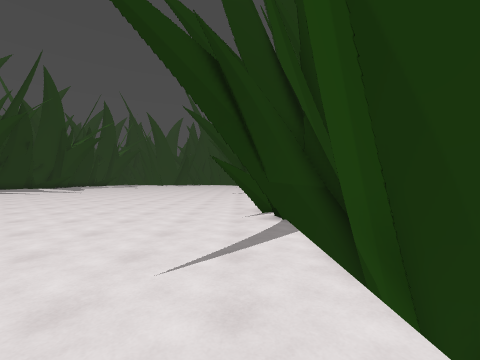
[1] (above)

16 first-person views from a walk through a level from a Godot 3-D game. The camera is 1.5 m above the floor, looks level and sees 90° across. The floor is counted in squares, 1.76 m on a side. Each view is taken from the middle of a square. On the plan, view 1 faces up. The plan holds only what a view shows up to about 10 squares ahead; the rest is blank. The place goes on beyond the plan.

[2]
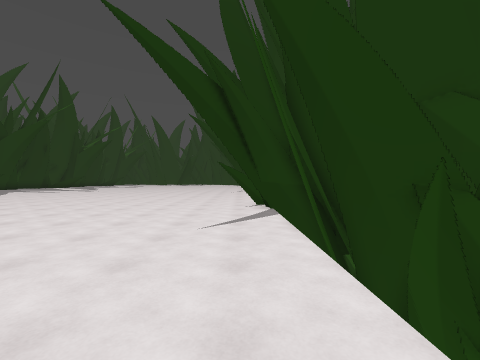

[3]
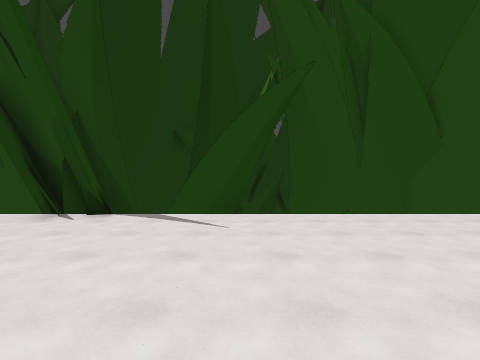

[4]
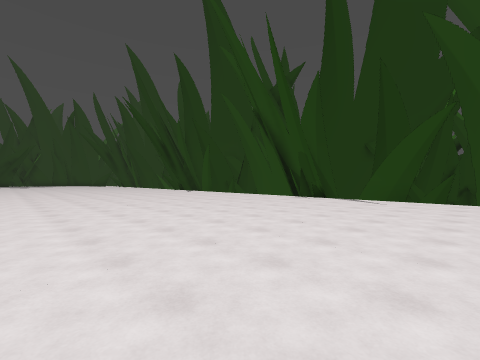

[5]
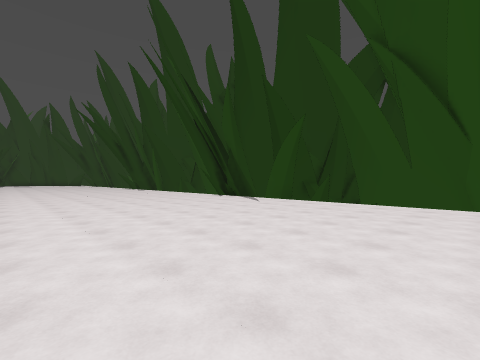

[6]
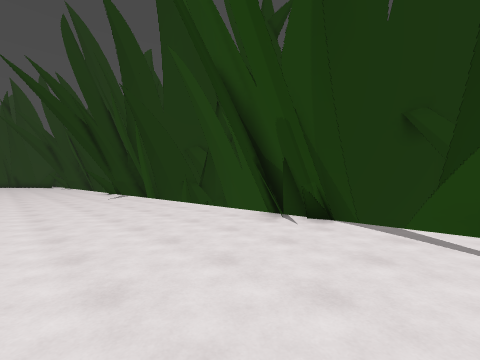

[7]
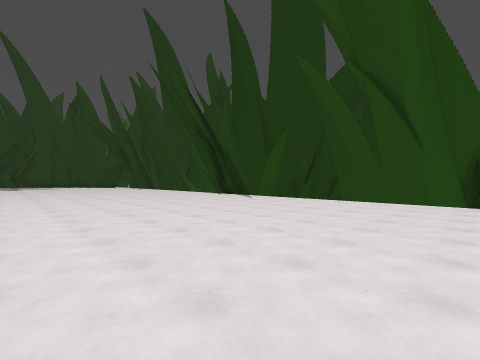

[8]
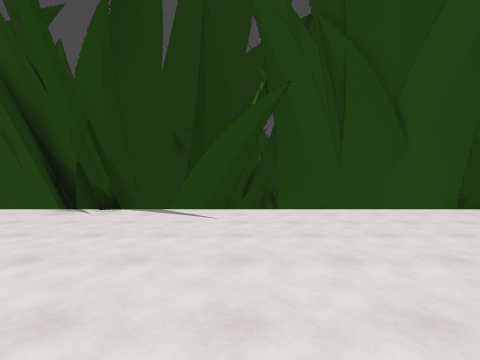

[9]
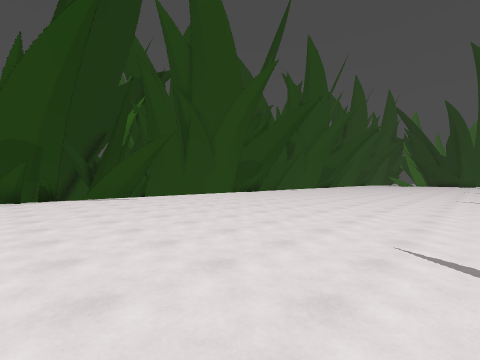

[10]
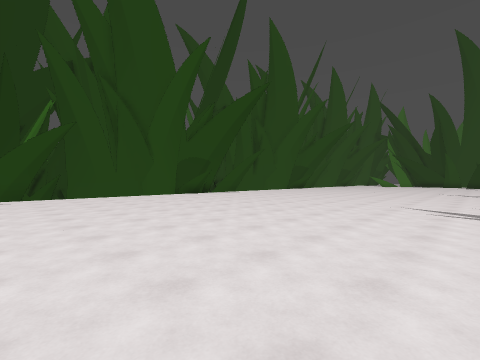

[11]
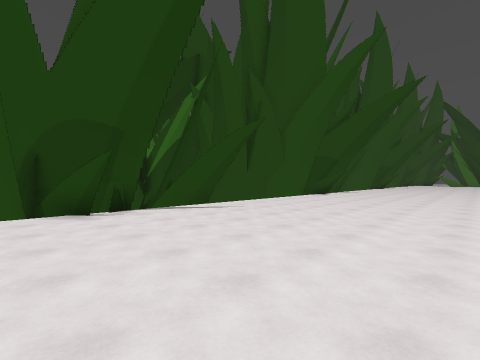

[12]
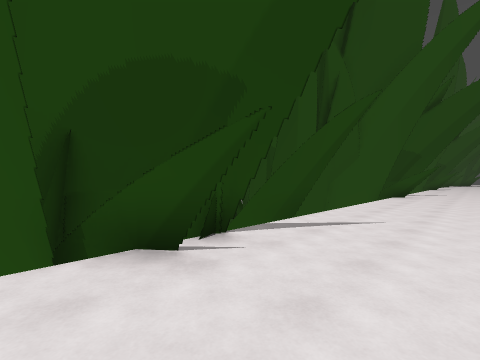

[13]
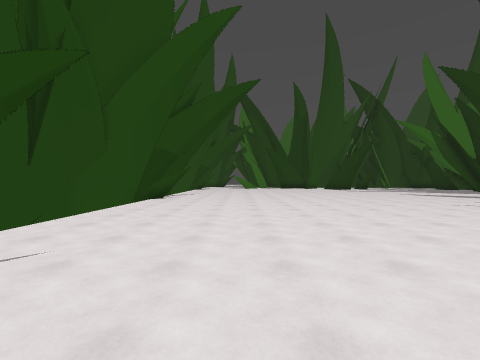

[14]
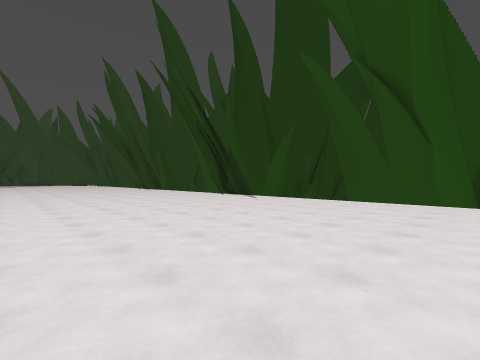

[15]
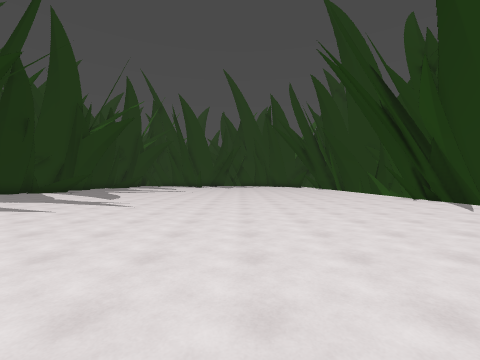

[16]
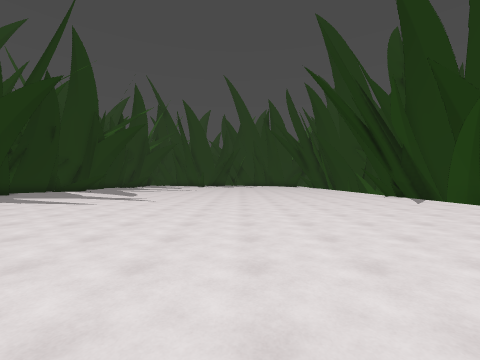

### Floor plan
Key: @ floor where view 1 was taken; # wall or solid block; x gap in a wall; . floor; = window, fence, low wall or low ledge; v drop or lower ground.
Columns run from 16 left of view 1 to 3 right of it. Each row starts with its distance up from view 1.
 20        .. ......
 19      ...........#
 18 ................##
 17 ................##
 16 ............... =##
 15 ..............  .###
 14  .............x..# =
 13   ............ ..vv=
 12    ........... ..v =
 11     .......... ..v
 10     ..........  .v v
  9     ...........  v #
  8     ............ v##
  7     ............####
  6     ............##
  5     ............##
  4     ........... .##
  3     .......... ..###
  2     .............#v#
  1       ........ ..xv=
  0       ........ .@v =
 -1        ....... ..vv
 -2       ........ ..v v
 -3      .......... .v #
 -4     ........... .v##
 -5     ...........  ###

Positions as (right, up) in squares from view 1, and headings:
1: (0, 0), facing up
2: (0, -2), facing up
3: (-5, 2), facing right
4: (-10, 0), facing up-right
5: (-8, -4), facing up-right
6: (-4, 3), facing up-right
7: (-9, 7), facing up-right
8: (-6, 14), facing right
9: (-11, 19), facing down-right
10: (-12, 15), facing down-right
11: (-6, 20), facing down-right
12: (-2, 20), facing down-right
13: (-3, 5), facing down
14: (-9, -5), facing up-right
15: (-7, 8), facing up
16: (-7, 6), facing up
